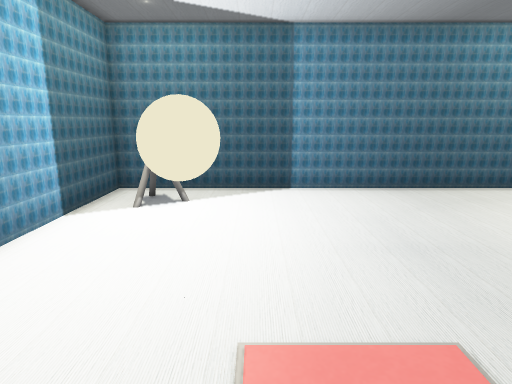
view 1 (above)

13 first-person views from a walk through a level from a Godot 3-D game. The camera is 1.2 m above the floor, tilts 12° down and sees 75° across. The floor is counted in squares, 0.5 m on a side. Each view is taken from the middle of a square. On the plan, view 1 faces up. The plan holds only what a view shows up to about 20 squares ahead; the rest is blank. The place goes on beyond the plan. Flat picture figures and markers are left out. Door leaves are left out where a doorway can be walked through.

view 2
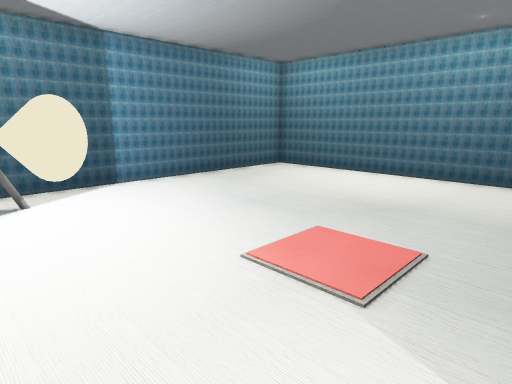

view 3
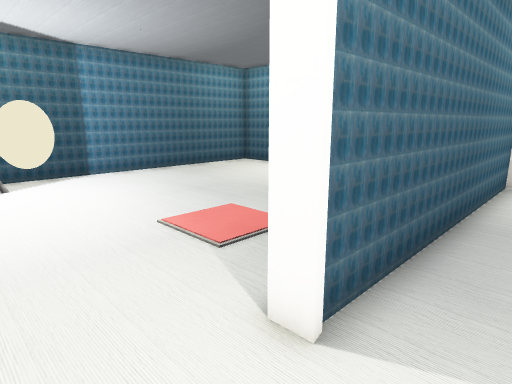

view 4
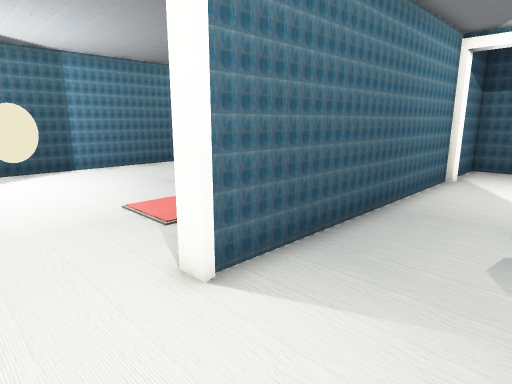

view 5
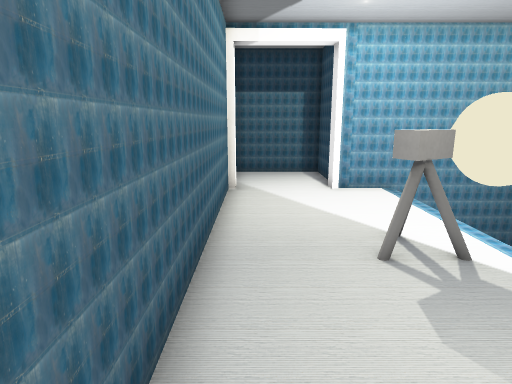

view 6
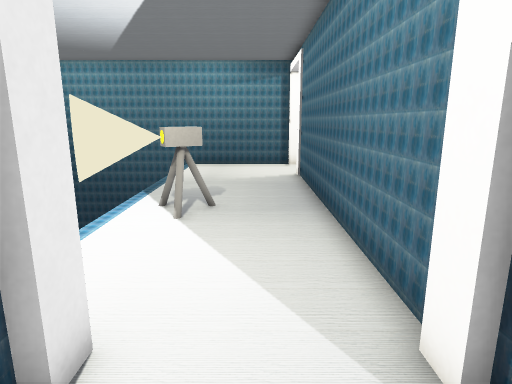

view 7
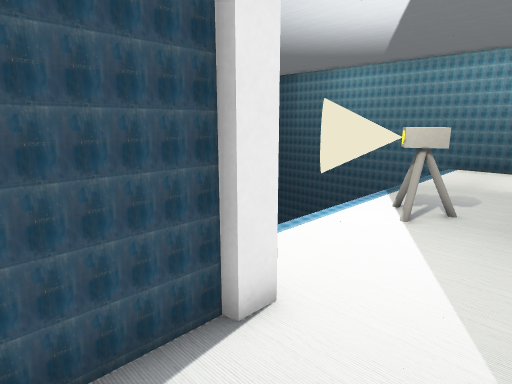

view 8
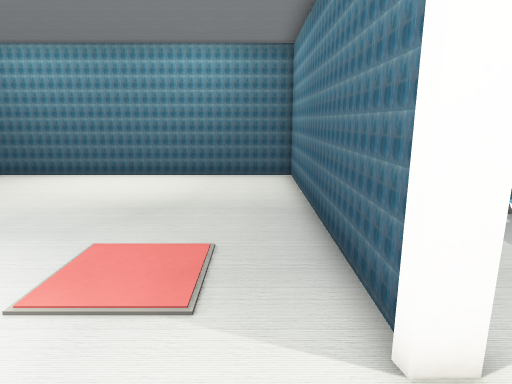

view 9
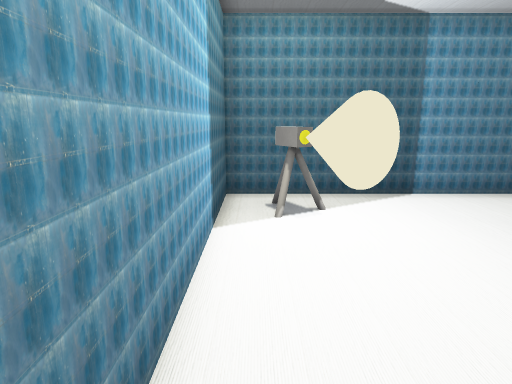

view 10
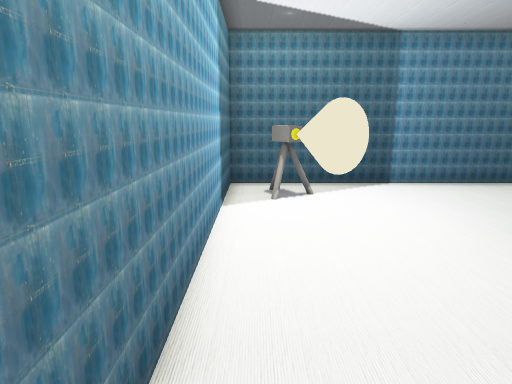

view 11
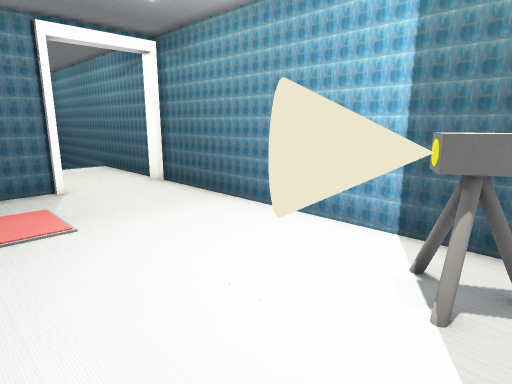

view 12
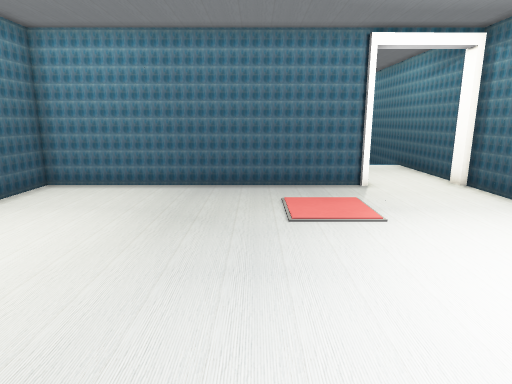

view 13
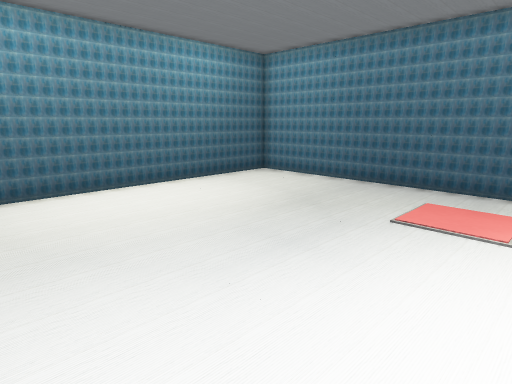

### Floor plan
Key: @ floor where view 1 was taken; # wall or solid block; x gap in a wall; . floor; D open door; v drop or lower ground; C cone.
Columns run from 6 left of view 1 to 15 right of it. Each row starts with its distance up from view 1.
 12  #################
 11  #.x.............#
 10  #.##............#
  9  #.CCC...........#
  8  #.CCC...........#
  7  #...............#
  6  #...............#
  5  #...............#
  4  #...............#
  3  #...............#
  2  #...............#
  1  #...............#
  0  #....@..........#
 -1  #...............#
 -2  #DDD#################
 -3  #...............D...#
 -4  #...............D...#
 -5  #...............D...#
 -6  #.........##....#####
 -7 ##.........CCC...##
 -8 #vvv vvvvvvCCCvvvv#
 -9 #v                #
-10 #v                #

Where each view was taken, in squares from view 1:
view 1: 0 up, 0 right, facing up
view 2: 1 down, 4 left, facing up-right
view 3: 4 down, 4 left, facing up-right
view 4: 6 down, 4 left, facing up-right
view 5: 3 down, 1 left, facing right
view 6: 4 down, 14 right, facing left
view 7: 3 down, 14 right, facing down-left
view 8: 0 up, 4 left, facing right
view 9: 1 up, 4 left, facing up
view 10: 1 down, 4 left, facing up
view 11: 11 up, 2 right, facing down-left
view 12: 11 up, 3 right, facing down
view 13: 11 up, 1 left, facing down-right
